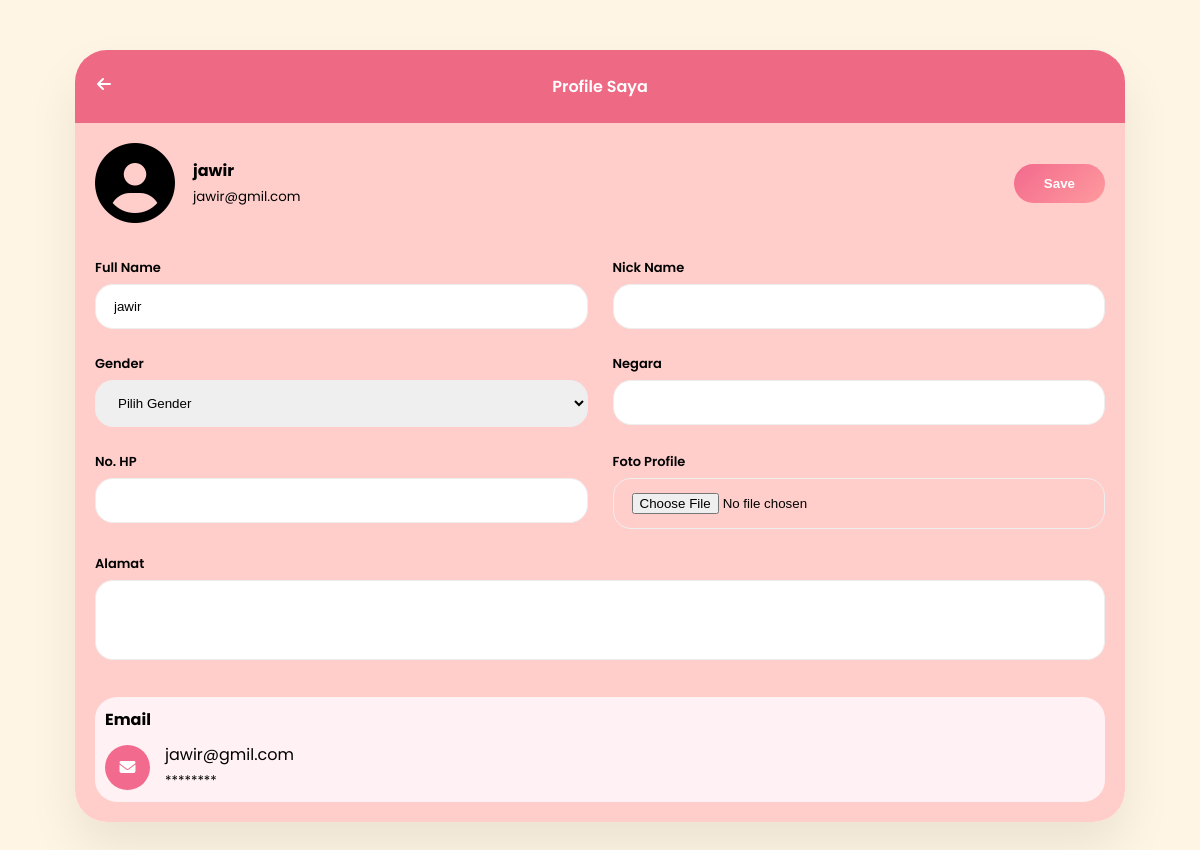
The app's page /user/php/profile.php (signed in), older data.
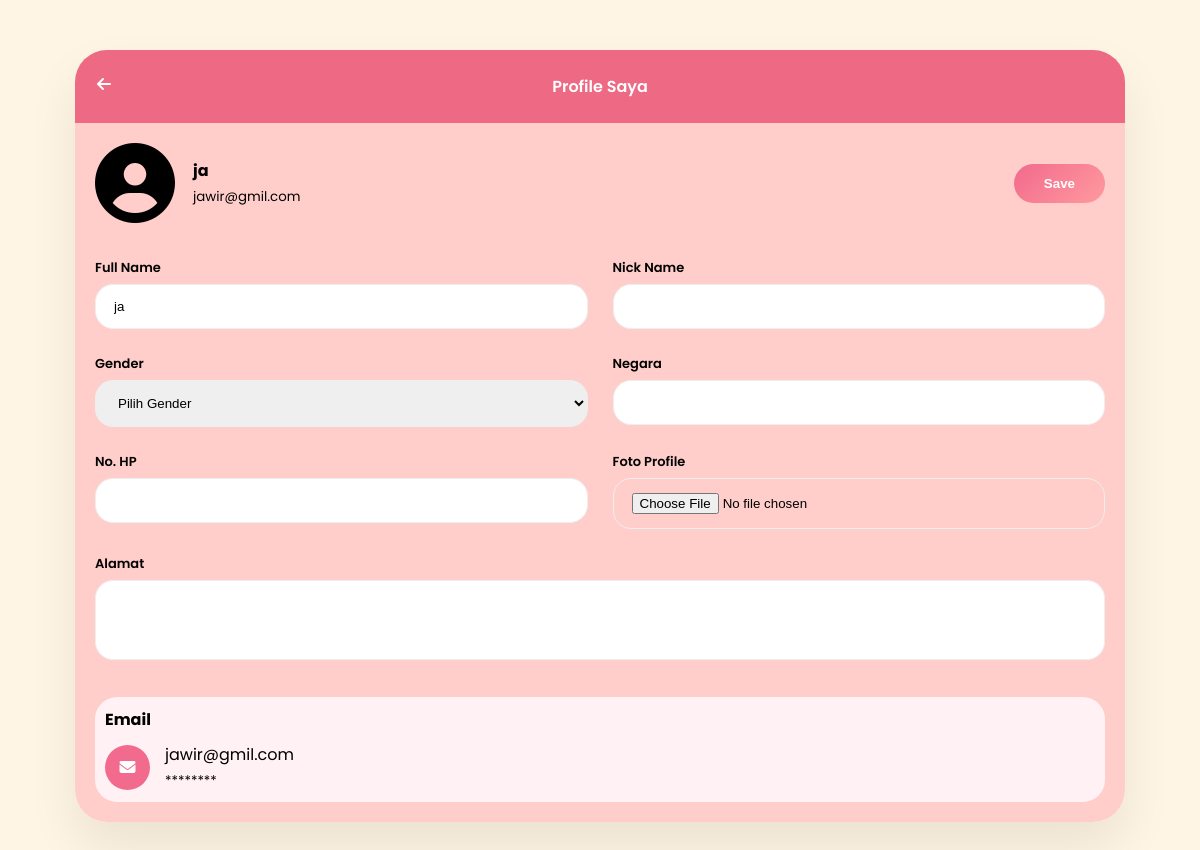
The same page, newer data.
### tables this page shows
CREATE TABLE `users` (
  `id_user` int NOT NULL,
  `nama` varchar(100) NOT NULL,
  `email` varchar(100) NOT NULL,
  `password` varchar(255) NOT NULL,
  `created_at` timestamp NULL DEFAULT CURRENT_TIMESTAMP,
  `role` enum('admin','user') DEFAULT 'user'
);

### user/php/profile.php (the view, shortened to what this page needs)
<?php
require '../../function.php';
$id_user = $_SESSION['id_user'];
$user = mysqli_fetch_assoc(mysqli_query($db,"
    SELECT * FROM users WHERE id_user='$id_user'
"));
$q = mysqli_query($db,"SELECT * FROM profile WHERE id_user='$id_user'");
if (mysqli_num_rows($q) == 0) {
    $profile = [];
} else {
    $profile = mysqli_fetch_assoc($q);
}
?>
<!DOCTYPE html>
<html lang="id">
<head>
<link rel="stylesheet" href="https://cdnjs.cloudflare.com/ajax/libs/font-awesome/6.4.0/css/all.min.css">
<link rel="stylesheet" href="https://cdnjs.cloudflare.com/ajax/libs/font-awesome/6.5.0/css/all.min.css">
<link href="https://unpkg.com/aos@2.3.1/dist/aos.css" rel="stylesheet">
<link rel="stylesheet" href="../css/profile.css">
</head>
<body>
<div class="wrapper" data-aos="fade-up">
<div class="header">
    <a href="dashboard.php" class="back"><i class="fas fa-arrow-left"></i></a>
    Profile Saya
</div>
<div class="content">
<div class="profile-top" data-aos="fade-right">
    <div class="profile-info">
        <?php if (!empty($profile['foto'])): ?>
            <img src="../img/<?= $profile['foto'] ?>" class="avatar">
        <?php else: ?>
            <i class="fas fa-user-circle fa-5x"></i>
        <?php endif; ?>
        <div>
            <strong><?= htmlspecialchars($user['nama']) ?></strong><br>
            <small><?= htmlspecialchars($user['email']) ?></small>
        </div>
    </div>
    <button type="submit" name="simpan" form="formProfile" class="save-btn">
        Save
    </button>
</div>
<form method="POST" id="formProfile" enctype="multipart/form-data">
<div class="form-grid" data-aos="fade-up">
    <div class="field">
        <label>Full Name</label>
        <input type="text" name="nama" value="<?= htmlspecialchars($user['nama']) ?>">
    </div>
    <div class="field">
        <label>Nick Name</label>
        <input type="text" name="nickname" value="<?= htmlspecialchars($profile['nickname'] ?? '') ?>">
    </div>
    <div class="field">
        <label>Gender</label>
        <select name="gender">
            <option value="">Pilih Gender</option>
        </select>
    </div>
    <div class="field">
        <label>Negara</label>
        <input type="text" name="negara" value="<?= htmlspecialchars($profile['negara'] ?? '') ?>">
    </div>
    <div class="field">
        <label>No. HP</label>
        <input type="text" name="no_hp" value="<?= htmlspecialchars($profile['no_hp'] ?? '') ?>">
    </div>
    <div class="field">
        <label>Foto Profile</label>
        <input type="file" name="foto">
    </div>
    <div class="field" style="grid-column:1/3">
        <label>Alamat</label>
        <textarea name="alamat"><?= htmlspecialchars($profile['alamat'] ?? '') ?></textarea>
    </div>
</div>
</form>
<div class="email-box" data-aos="fade-left">
    <strong>Email</strong>
    <div class="email-row">
        <div class="email-icon"><i class="fas fa-envelope"></i></div>
        <div>
            <?= htmlspecialchars($user['email']) ?><br>
            <small>********</small>
        </div>
    </div>
</div>
</div>
</div>
</body>
</html>

Row changes from the older to the newer data that the page shows:
changed users "jawir@gmil.com": nama "jawir" → "ja"
